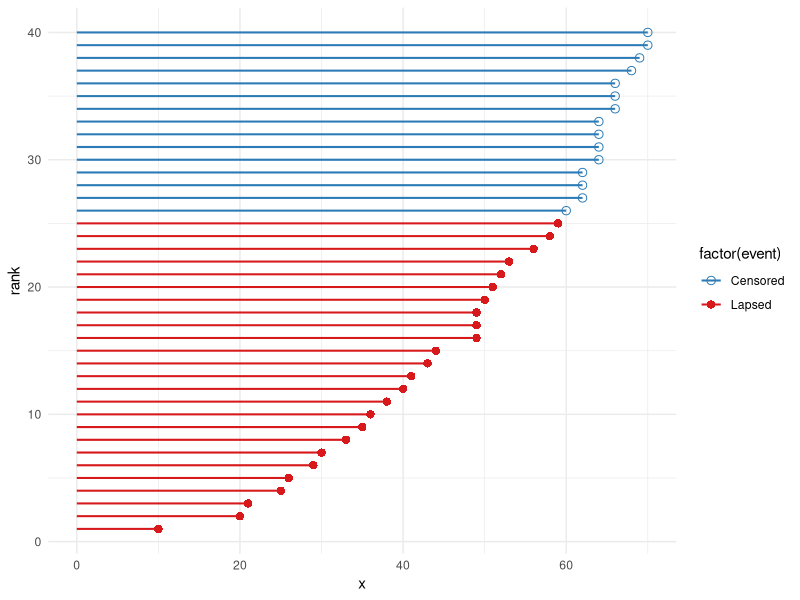

Write the R code that produced this figure.

install.packages('survival')

library(tidyverse)
library(survival)

policyholders <- read_csv("L2_policyholders.csv") %>%
  mutate(
    time  = policy_duration_months,
    event = if_else(policy_duration_months < 60, 1, 0)
  )

sample_ids <- policyholders %>%
  slice_sample(n = 40) %>%
  arrange(time) %>%
  mutate(rank = row_number())

ggplot(sample_ids) +
  geom_segment(aes(x = 0, xend = time,
                   y = rank, yend = rank,
                   color = factor(event)),
               linewidth = 0.7) +
  geom_point(aes(x = time, y = rank,
                 color = factor(event),
                 shape = factor(event)),
             size = 2.5) +
  scale_color_manual(values = c("0" = "#2c7bb6", "1" = "#d7191c"),
                     labels = c("0" = "Censored", "1" = "Lapsed")) +
  scale_shape_manual(values = c("0" = 1, "1" = 16),
                     labels = c("0" = "Censored", "1" = "Lapsed")) +
  theme_minimal()


surv_obj <- Surv(time  = policyholders$time,
                 event = policyholders$event)

surv_obj[1:20]

fit <- survfit(Surv(time, event) ~ 1, data = policyholders)
summary(fit, times = c(12, 24, 36, 48, 60))

fit_type <- survfit(Surv(time, event) ~ policy_type,
                    data = policyholders)
